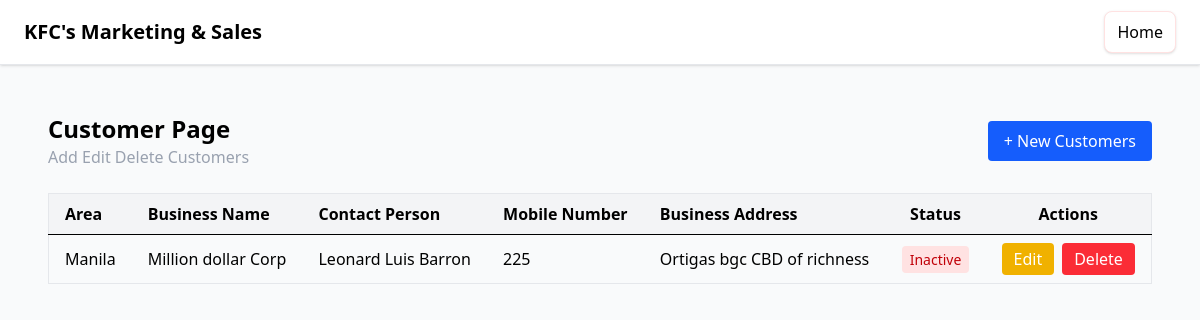
The app's page /customers/ with its own data.
### customers/models.py (models this page shows, shortened)
class Customer(models.Model):
  customer_id = models.BigAutoField(primary_key=True)
  customer_area = models.ForeignKey(Area, on_delete=models.CASCADE)
  customer_business_name = models.CharField(max_length=255)
  customer_contact_person = models.CharField(max_length=255)
  customer_mobile_no = models.CharField(max_length=15)
  customer_business_address = models.CharField(max_length=255)
  customer_active = models.BooleanField(default=False)
  class Meta:
    ordering = ['customer_business_name']

### area_prices/models.py (models this page shows)
class Area(models.Model):
  area_id = models.BigAutoField(primary_key=True)
  area_name = models.CharField(max_length=255)
  class Meta:
    ordering = ['area_name']
  def __str__(self):
    return self.area_name

### customers/views.py (the view)
# urls.py: path('', views.customer_list, name='customer_list'),
def customer_list(request):
  customers = Customer.objects.all()
  return render(request, 'customers/home.html', {
    'customers': customers
  })

### templates/customers/home.html
{% extends 'base.html' %}
{% block content %}
<div class="p-6 space-y-6">
  {% include 'customers/components/header.html' %}
  {% include 'customers/components/list.html' %}
</div>
{% endblock content %}

### templates/customers/components/list.html
<div class="overflow-x-auto">
  <table class="min-w-full border border-gray-200 rounded-lg">
    <thead class="bg-gray-100">
      <tr>
        <th class="px-4 py-2 text-left">Area</th>
        <th class="px-4 py-2 text-left">Business Name</th>
        <th class="px-4 py-2 text-left">Contact Person</th>
        <th class="px-4 py-2 text-left">Mobile Number</th>
        <th class="px-4 py-2 text-left">Business Address</th>
        <th class="px-4 py-2 text-center">Status</th>
        <th class="px-4 py-2 text-center">Actions</th>
      </tr>
    </thead>
    <tbody>
      {% for customer in customers %}
      <tr class="border-t hover:bg-gray-50">
        <td class="px-4 py-2">
          {{ customer.customer_area }}
        </td>
        <td class="px-4 py-2">
          {{ customer.customer_business_name }}
        </td>
        <td class="px-4 py-2">
          {{ customer.customer_contact_person }}
        </td>
        <td class="px-4 py-2">
          {{ customer.customer_mobile_no }}
        </td>
        <td class="px-4 py-2">
          {{ customer.customer_business_address }}
        </td>
        <td class="px-4 py-2 text-center">
          {% if customer.active %}
            <span class="rounded bg-green-100 px-2 py-1 text-sm font-medium text-green-700">
              Active
            </span>
          {% else %}
            <span class="rounded bg-red-100 px-2 py-1 text-sm font-medium text-red-700">
              Inactive
            </span>
          {% endif %}
        </td>
        <td class="px-4 py-2">
          <div class="flex justify-center gap-2">
            <a
              href="{% url 'customer_edit' customer.customer_id %}"
              class="rounded bg-yellow-500 px-3 py-1 text-white hover:bg-yellow-600"
            >
              Edit
            </a>
            <a
              href="{% url 'customer_delete' customer.customer_id %}"
              class="rounded bg-red-500 px-3 py-1 text-white hover:bg-red-600"
            >
              Delete
            </a>
          </div>
        </td>
      </tr>
      {% empty %}
      <tr>
        <td colspan="7" class="px-4 py-6 text-center text-gray-500">
          No customers found.
        </td>
      </tr>
      {% endfor %}
    </tbody>
  </table>
</div>

### records on screen
Customer: customer_area "Manila", customer_business_name "Million dollar Corp", customer_contact_person "Leonard Luis Barron", customer_mobile_no "225", customer_business_address "Ortigas bgc CBD of richness"
